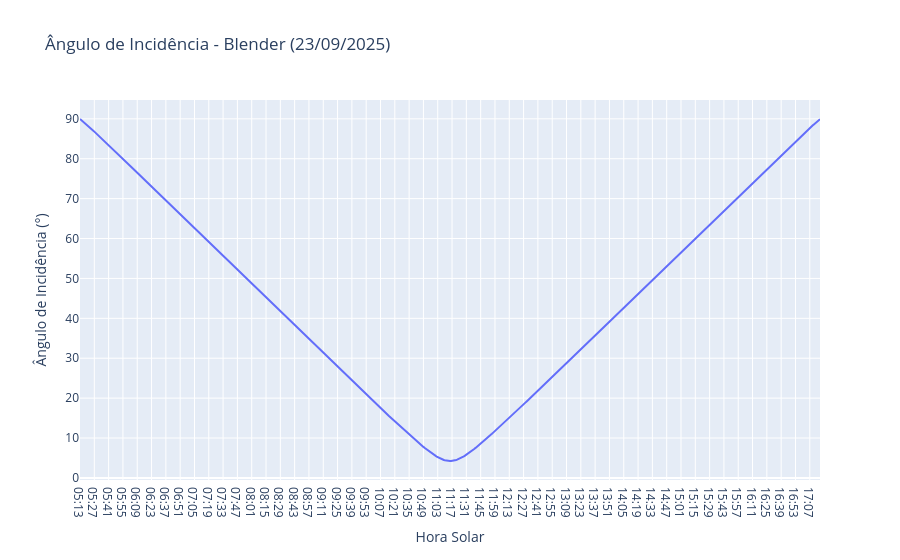
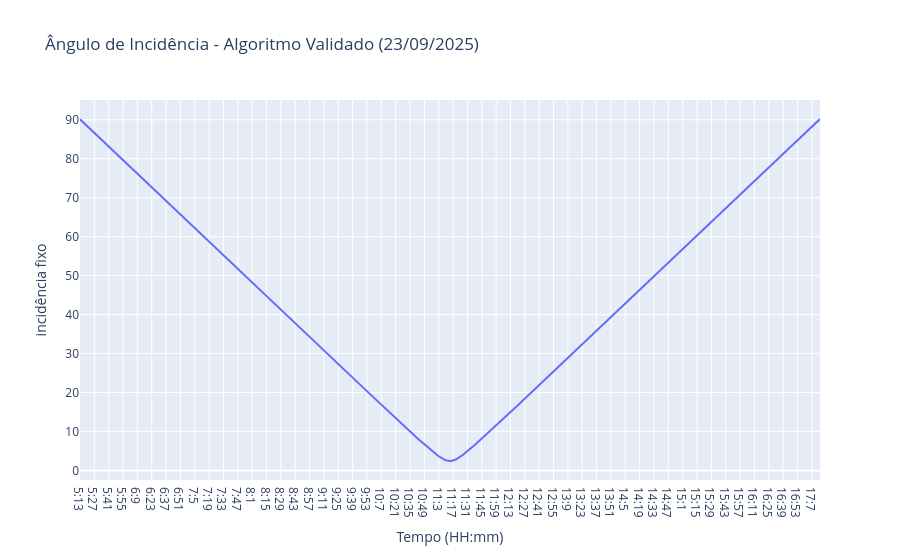

Source (notebook cell) for these figures, in order:
### Code cell
#Ângulo de Incidência no Blender
fig = px.line(df2, x ='Hora Solar', y = "Ângulo de Incidência (°)", title="Ângulo de Incidência - Blender (23/09/2025)")
fig.show()

#Ângulo de Incidência validado no algoritmo 
fig = px.line(df3, x ='Tempo (HH:mm)', y ='incidência fixo', title="Ângulo de Incidência - Algoritmo Validado (23/09/2025)")
fig.show()

### Figure 1 — Plotly figure (JSON) as saved in the notebook; plotly's stock layout.template omitted (floating-point values rounded to 4 significant figures; data arrays with more than 128 entries replaced by an {"elided": "..."} marker saying what was removed)
{"data": [{"hovertemplate": "Hora Solar=%{x}<br>Ângulo de Incidência (°)=%{y}<extra></extra>", "legendgroup": "", "line": {"color": "#636efa", "dash": "solid"}, "marker": {"symbol": "circle"}, "mode": "lines", "name": "", "orientation": "v", "showlegend": false, "type": "scatter", "x": {"elided": "725 str values"}, "xaxis": "x", "y": {"elided": "725 float values"}, "yaxis": "y"}], "layout": {"legend": {"tracegroupgap": 0}, "title": {"text": "Ângulo de Incidência - Blender (23/09/2025)"}, "xaxis": {"anchor": "y", "domain": [0, 1], "title": {"text": "Hora Solar"}}, "yaxis": {"anchor": "x", "domain": [0, 1], "title": {"text": "Ângulo de Incidência (°)"}}}}

### Figure 2 — Plotly figure (JSON) as saved in the notebook; plotly's stock layout.template omitted (floating-point values rounded to 4 significant figures; data arrays with more than 128 entries replaced by an {"elided": "..."} marker saying what was removed)
{"data": [{"hovertemplate": "Tempo (HH:mm)=%{x}<br>incidência fixo=%{y}<extra></extra>", "legendgroup": "", "line": {"color": "#636efa", "dash": "solid"}, "marker": {"symbol": "circle"}, "mode": "lines", "name": "", "orientation": "v", "showlegend": false, "type": "scatter", "x": {"elided": "723 str values"}, "xaxis": "x", "y": {"elided": "723 float values"}, "yaxis": "y"}], "layout": {"legend": {"tracegroupgap": 0}, "title": {"text": "Ângulo de Incidência - Algoritmo Validado (23/09/2025)"}, "xaxis": {"anchor": "y", "domain": [0, 1], "title": {"text": "Tempo (HH:mm)"}}, "yaxis": {"anchor": "x", "domain": [0, 1], "title": {"text": "incidência fixo"}}}}
